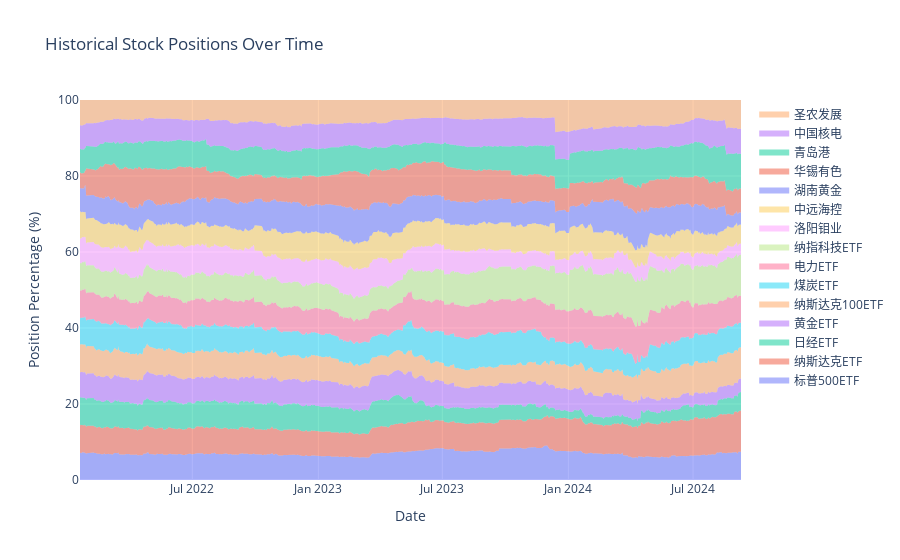

Write notebook code for a chart like this one.
### Markdown cell above
### Visualization

### Code cell
plot_historical_positions(dates, positions, stock_names, stock_prices, window=window)

### Figure 1 — Plotly figure (JSON) as saved in the notebook; plotly's stock layout.template omitted (floating-point values rounded to 4 significant figures; data arrays with more than 128 entries replaced by an {"elided": "..."} marker saying what was removed)
{"data": [{"fill": "tozeroy", "hoverinfo": "text", "hovertemplate": "%{text}<extra></extra>", "mode": "none", "name": "标普500ETF", "text": {"elided": "642 str values"}, "type": "scatter", "x": {"elided": "642 str values"}, "y": {"elided": "642 float values"}}, {"fill": "tonexty", "hoverinfo": "text", "hovertemplate": "%{text}<extra></extra>", "mode": "none", "name": "纳斯达克ETF", "text": {"elided": "642 str values"}, "type": "scatter", "x": {"elided": "642 str values"}, "y": {"elided": "642 float values"}}, {"fill": "tonexty", "hoverinfo": "text", "hovertemplate": "%{text}<extra></extra>", "mode": "none", "name": "日经ETF", "text": {"elided": "642 str values"}, "type": "scatter", "x": {"elided": "642 str values"}, "y": {"elided": "642 float values"}}, {"fill": "tonexty", "hoverinfo": "text", "hovertemplate": "%{text}<extra></extra>", "mode": "none", "name": "黄金ETF", "text": {"elided": "642 str values"}, "type": "scatter", "x": {"elided": "642 str values"}, "y": {"elided": "642 float values"}}, {"fill": "tonexty", "hoverinfo": "text", "hovertemplate": "%{text}<extra></extra>", "mode": "none", "name": "纳斯达克100ETF", "text": {"elided": "642 str values"}, "type": "scatter", "x": {"elided": "642 str values"}, "y": {"elided": "642 float values"}}, {"fill": "tonexty", "hoverinfo": "text", "hovertemplate": "%{text}<extra></extra>", "mode": "none", "name": "煤炭ETF", "text": {"elided": "642 str values"}, "type": "scatter", "x": {"elided": "642 str values"}, "y": {"elided": "642 float values"}}, {"fill": "tonexty", "hoverinfo": "text", "hovertemplate": "%{text}<extra></extra>", "mode": "none", "name": "电力ETF", "text": {"elided": "642 str values"}, "type": "scatter", "x": {"elided": "642 str values"}, "y": {"elided": "642 float values"}}, {"fill": "tonexty", "hoverinfo": "text", "hovertemplate": "%{text}<extra></extra>", "mode": "none", "name": "纳指科技ETF", "text": {"elided": "642 str values"}, "type": "scatter", "x": {"elided": "642 str values"}, "y": {"elided": "642 float values"}}, {"fill": "tonexty", "hoverinfo": "text", "hovertemplate": "%{text}<extra></extra>", "mode": "none", "name": "洛阳钼业", "text": {"elided": "642 str values"}, "type": "scatter", "x": {"elided": "642 str values"}, "y": {"elided": "642 float values"}}, {"fill": "tonexty", "hoverinfo": "text", "hovertemplate": "%{text}<extra></extra>", "mode": "none", "name": "中远海控", "text": {"elided": "642 str values"}, "type": "scatter", "x": {"elided": "642 str values"}, "y": {"elided": "642 float values"}}, {"fill": "tonexty", "hoverinfo": "text", "hovertemplate": "%{text}<extra></extra>", "mode": "none", "name": "湖南黄金", "text": {"elided": "642 str values"}, "type": "scatter", "x": {"elided": "642 str values"}, "y": {"elided": "642 float values"}}, {"fill": "tonexty", "hoverinfo": "text", "hovertemplate": "%{text}<extra></extra>", "mode": "none", "name": "华锡有色", "text": {"elided": "642 str values"}, "type": "scatter", "x": {"elided": "642 str values"}, "y": {"elided": "642 float values"}}, {"fill": "tonexty", "hoverinfo": "text", "hovertemplate": "%{text}<extra></extra>", "mode": "none", "name": "青岛港", "text": {"elided": "642 str values"}, "type": "scatter", "x": {"elided": "642 str values"}, "y": {"elided": "642 float values"}}, {"fill": "tonexty", "hoverinfo": "text", "hovertemplate": "%{text}<extra></extra>", "mode": "none", "name": "中国核电", "text": {"elided": "642 str values"}, "type": "scatter", "x": {"elided": "642 str values"}, "y": {"elided": "642 float values"}}, {"fill": "tonexty", "hoverinfo": "text", "hovertemplate": "%{text}<extra></extra>", "mode": "none", "name": "圣农发展", "text": {"elided": "642 str values"}, "type": "scatter", "x": {"elided": "642 str values"}, "y": {"elided": "642 float values"}}], "layout": {"hovermode": "x unified", "showlegend": true, "title": {"text": "Historical Stock Positions Over Time"}, "xaxis": {"title": {"text": "Date"}}, "yaxis": {"range": [0, 100], "title": {"text": "Position Percentage (%)"}}}}
